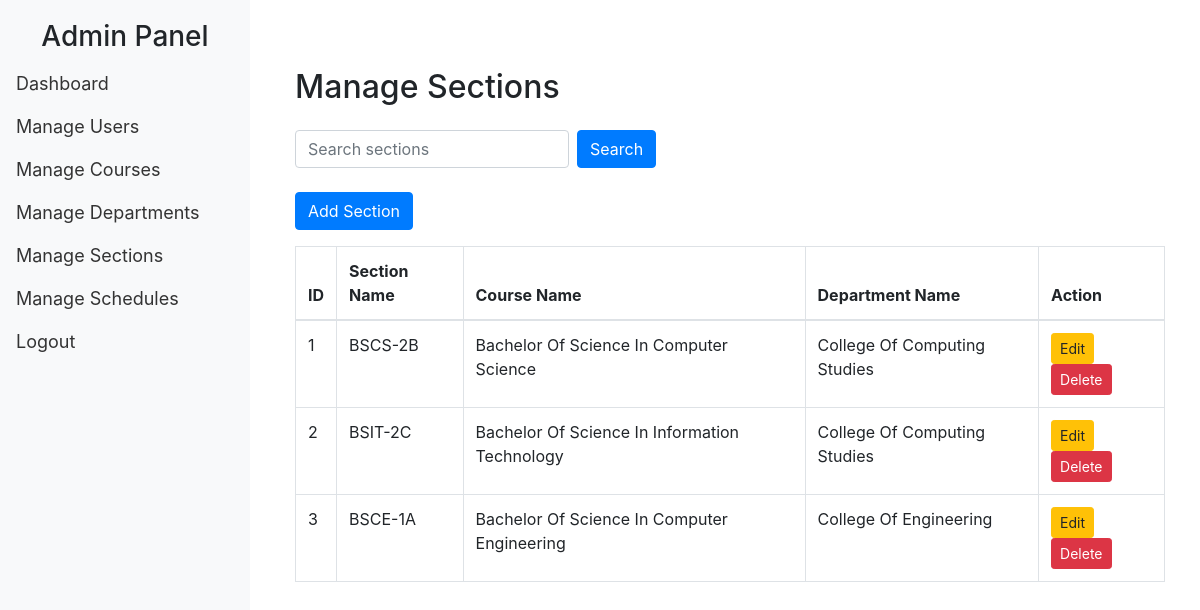
Screenshot of /admin_staff/sections.php (signed in) with the database file from the repository.
### tables this page shows
CREATE TABLE `section` (
  `id` int(11) NOT NULL,
  `section_name` varchar(50) NOT NULL,
  `course_id` int(11) DEFAULT NULL,
  `department_id` int(11) DEFAULT NULL,
  `sched_id` int(11) DEFAULT NULL
);

CREATE TABLE `course` (
  `id` int(11) NOT NULL,
  `course_code` varchar(20) NOT NULL,
  `course_description` text DEFAULT NULL,
  `department_id` int(11) DEFAULT NULL
);

CREATE TABLE `department` (
  `id` int(11) NOT NULL,
  `department_name` varchar(100) NOT NULL
);

### classes/database.class.php (called while the page is built)
<?php
class Database {
    private $host = 'localhost';
    private $dbname = 'schedsystem';
    private $username = 'root';
    private $password = '';
    public $conn;
    public function __construct() {
        try {
            $this->conn = new PDO("mysql:host=$this->host;dbname=$this->dbname", $this->username, $this->password);
            $this->conn->setAttribute(PDO::ATTR_ERRMODE, PDO::ERRMODE_EXCEPTION);
        } catch (PDOException $e) {
            die("Database connection failed: " . $e->getMessage());
        }
    }
    public function getConnection() {
        return $this->conn;
    }
}
?>

### classes/section.class.php (called while the page is built, shortened)
<?php
class Section
{
    private $conn;
    public function __construct($db)
    {
        $this->conn = $db->getConnection();
    }
    public function searchSections($query) {
        $sql = "
            SELECT
                section.id,
                section.section_name,
                course.course_description,
                department.department_name,
                course.course_code
            FROM section
            LEFT JOIN course ON section.course_id = course.id
            LEFT JOIN department ON course.department_id = department.id
            WHERE
                section.section_name LIKE :query OR
                course.course_description LIKE :query OR
                department.department_name LIKE :query";
        $stmt = $this->conn->prepare($sql);
        $stmt->bindValue(':query', '%' . $query . '%', PDO::PARAM_STR);
        $stmt->execute();
        return $stmt->fetchAll(PDO::FETCH_ASSOC);
    }
}
?>

### admin_staff/sections.php (the view, shortened to what this page needs)
<?php
require_once '../classes/database.class.php';
require_once '../classes/section.class.php';
$db = new Database();
$section = new Section($db);
$search_query = isset($_GET['search']) ? $_GET['search'] : '';
$sections = $section->searchSections($search_query);
?>
<!DOCTYPE html>
<html lang="en">
<head>
    <link rel="stylesheet" href="https://maxcdn.bootstrapcdn.com/bootstrap/4.5.2/css/bootstrap.min.css">
    <link rel="stylesheet" href="../css/style.css">
</head>
<body>
<?php require_once '../includes/side_nav.php'; ?>
<div class="main-content">
    <div class="container mt-5">
        <h2 class="mb-4">Manage Sections</h2>
        <form method="GET" class="form-inline mb-4">
            <input type="text" name="search" class="form-control mr-2" placeholder="Search sections" value="<?= htmlspecialchars($search_query) ?>">
            <button type="submit" class="btn btn-primary">Search</button>
        </form>
        <div class="mb-3">
            <a href="add_section.php" class="btn btn-primary">Add Section</a>
        </div>
        <table class="table table-bordered">
            <thead>
                <tr>
                    <th>ID</th>
                    <th>Section Name</th>
                    <th>Course Name</th>
                    <th>Department Name</th>
                    <th>Action</th>
                </tr>
            </thead>
            <tbody>
    <?php if (empty($sections)): ?>
        <tr>
            <td colspan="5" class="text-center">No records found</td>
        </tr>
    <?php else:
        $i = 1;
        foreach ($sections as $section): ?>
            <tr>
                <td><?= $i ?></td>
                <td><?= htmlspecialchars($section['section_name']) ?></td>
                <td><?= htmlspecialchars($section['course_description']) ?></td>
                <td><?= htmlspecialchars($section['department_name']) ?></td>
                <td>
                    <a href="edit_section.php?id=<?= $section['id'] ?>" class="btn btn-sm btn-warning">Edit</a>
                    <button onclick="confirmDelete(<?= $section['id'] ?>)" class="btn btn-sm btn-danger">Delete</button>
                </td>
            </tr>
        <?php
        $i++;
        endforeach;
    endif; ?>
</tbody>
        </table>
    </div>
</div>
</body>
</html>

### css/style.css (style rules this page uses)
.main-content { margin-left: 260px; padding: 20px; }

### rows the page displays
section: section_name "BSCS-2B", course.course_description "Bachelor Of Science In Computer Science", department.department_name "College Of Computing Studies"
section: section_name "BSIT-2C", course.course_description "Bachelor Of Science In Information Technology", department.department_name "College Of Computing Studies"
section: section_name "BSCE-1A", course.course_description "Bachelor Of Science In Computer Engineering", department.department_name "College Of Engineering"
